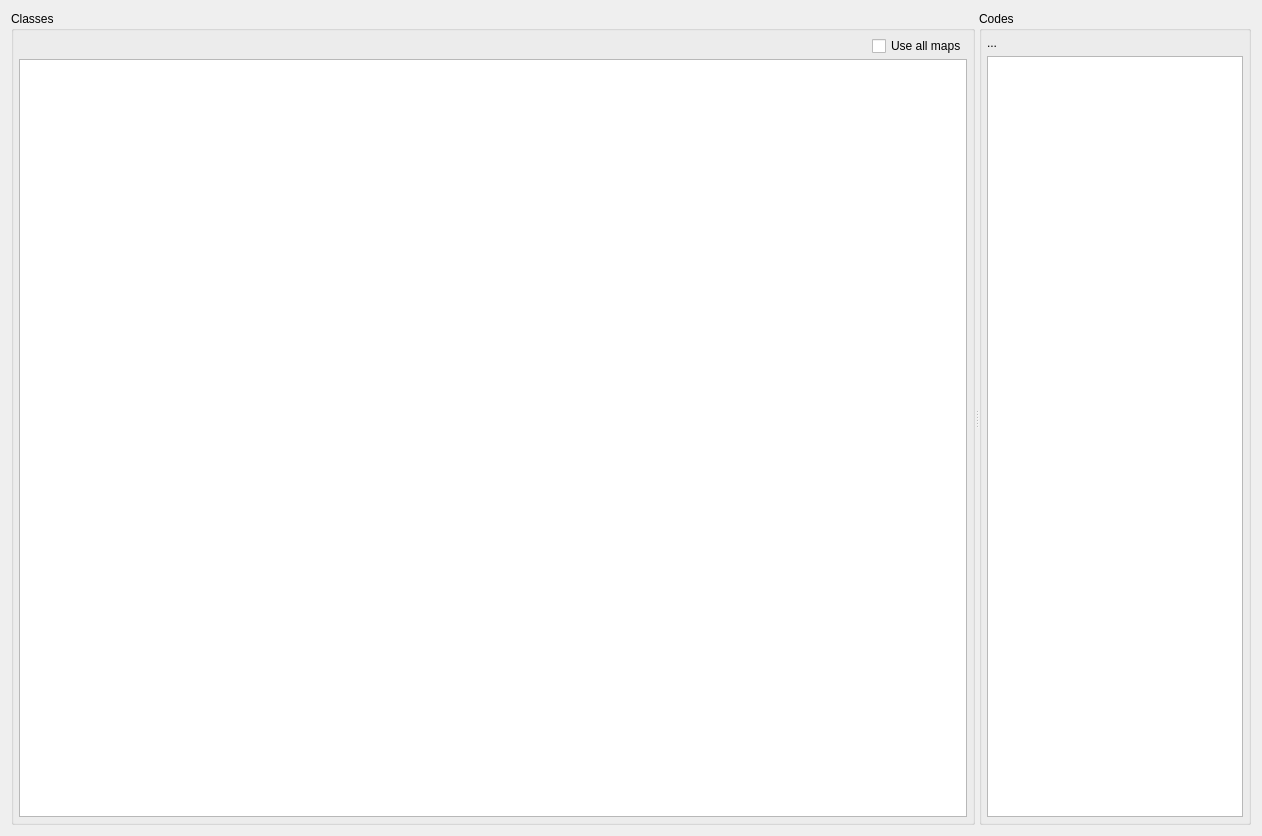
<?xml version="1.0" encoding="UTF-8"?>
<ui version="4.0">
 <class>ClassesWidget</class>
 <widget class="QWidget" name="ClassesWidget">
  <property name="geometry">
   <rect>
    <x>0</x>
    <y>0</y>
    <width>1262</width>
    <height>836</height>
   </rect>
  </property>
  <property name="sizePolicy">
   <sizepolicy hsizetype="Expanding" vsizetype="Expanding">
    <horstretch>0</horstretch>
    <verstretch>0</verstretch>
   </sizepolicy>
  </property>
  <property name="windowTitle">
   <string>Form</string>
  </property>
  <layout class="QVBoxLayout" name="verticalLayout_2">
   <item>
    <widget class="qf::qmlwidgets::Splitter" name="splitter">
     <property name="orientation">
      <enum>Qt::Horizontal</enum>
     </property>
     <widget class="QGroupBox" name="groupBox">
      <property name="sizePolicy">
       <sizepolicy hsizetype="Preferred" vsizetype="Preferred">
        <horstretch>4</horstretch>
        <verstretch>0</verstretch>
       </sizepolicy>
      </property>
      <property name="title">
       <string>Classes</string>
      </property>
      <layout class="QVBoxLayout" name="verticalLayout">
       <property name="spacing">
        <number>3</number>
       </property>
       <property name="leftMargin">
        <number>5</number>
       </property>
       <property name="topMargin">
        <number>5</number>
       </property>
       <property name="rightMargin">
        <number>5</number>
       </property>
       <property name="bottomMargin">
        <number>5</number>
       </property>
       <item>
        <layout class="QHBoxLayout" name="horizontalLayout">
         <property name="spacing">
          <number>0</number>
         </property>
         <property name="topMargin">
          <number>0</number>
         </property>
         <item>
          <widget class="qf::qmlwidgets::TableViewToolBar" name="tblClassesTB" native="true">
           <property name="sizePolicy">
            <sizepolicy hsizetype="MinimumExpanding" vsizetype="Preferred">
             <horstretch>0</horstretch>
             <verstretch>0</verstretch>
            </sizepolicy>
           </property>
          </widget>
         </item>
         <item>
          <widget class="QCheckBox" name="chkUseAllMaps">
           <property name="sizePolicy">
            <sizepolicy hsizetype="Preferred" vsizetype="Fixed">
             <horstretch>0</horstretch>
             <verstretch>0</verstretch>
            </sizepolicy>
           </property>
           <property name="toolTip">
            <string>When checked, all the maps defined for class will be used during drawing</string>
           </property>
           <property name="text">
            <string>Use all maps</string>
           </property>
          </widget>
         </item>
        </layout>
       </item>
       <item>
        <widget class="ClassesTableView" name="tblClasses"/>
       </item>
      </layout>
     </widget>
     <widget class="QGroupBox" name="groupBox_4">
      <property name="sizePolicy">
       <sizepolicy hsizetype="Preferred" vsizetype="Preferred">
        <horstretch>0</horstretch>
        <verstretch>0</verstretch>
       </sizepolicy>
      </property>
      <property name="title">
       <string>Codes</string>
      </property>
      <layout class="QVBoxLayout" name="verticalLayout_4">
       <property name="spacing">
        <number>3</number>
       </property>
       <property name="leftMargin">
        <number>5</number>
       </property>
       <property name="topMargin">
        <number>5</number>
       </property>
       <property name="rightMargin">
        <number>5</number>
       </property>
       <property name="bottomMargin">
        <number>5</number>
       </property>
       <item>
        <widget class="QLabel" name="lblCourseCodes">
         <property name="text">
          <string>...</string>
         </property>
        </widget>
       </item>
       <item>
        <widget class="qf::qmlwidgets::TableViewToolBar" name="tblCourseCodesTB" native="true"/>
       </item>
       <item>
        <widget class="qf::qmlwidgets::TableView" name="tblCourseCodes"/>
       </item>
      </layout>
     </widget>
    </widget>
   </item>
  </layout>
 </widget>
 <customwidgets>
  <customwidget>
   <class>qf::qmlwidgets::TableViewToolBar</class>
   <extends>QWidget</extends>
   <header location="global">qf/qmlwidgets/tableviewtoolbar.h</header>
   <container>1</container>
  </customwidget>
  <customwidget>
   <class>qf::qmlwidgets::TableView</class>
   <extends>QTableView</extends>
   <header location="global">qf/qmlwidgets/tableview.h</header>
  </customwidget>
  <customwidget>
   <class>qf::qmlwidgets::Splitter</class>
   <extends>QSplitter</extends>
   <header location="global">qf/qmlwidgets/splitter.h</header>
   <container>1</container>
  </customwidget>
  <customwidget>
   <class>ClassesTableView</class>
   <extends>QTableView</extends>
   <header>src/classestableview.h</header>
  </customwidget>
 </customwidgets>
 <resources/>
 <connections/>
</ui>
